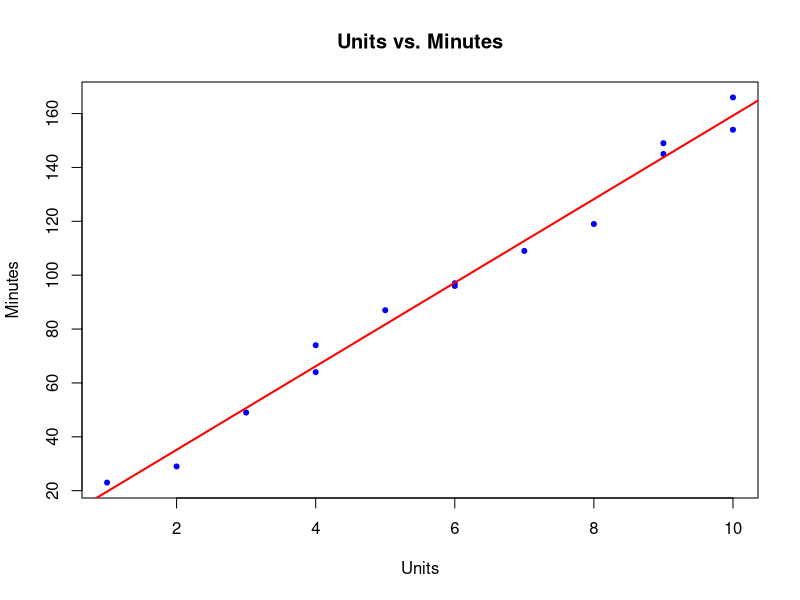

Recreate this plot in R.
# Set path
setwd("E:/Academic S7/MA4014 - Linear Models and Multivariate Statistics/Linear-Models")
current_path <- getwd()

# Read data
data <- read.table("comprep.txt", header = TRUE)

# Correlation
correlation <- cor(data$Minutes, data$Units)
print(paste('Correlation: ', correlation))

# Regression model: Units as a function of Minutes
model <- lm(Minutes ~ Units, data = data)

# anova
data.aov <- aov(model)
summary(data.aov)

# Plotting Units on x-axis and Minutes on y-axis
plot(data$Units, data$Minutes,
     main = "Units vs. Minutes",
     xlab = "Units",
     ylab = "Minutes",
     pch = 20,      
     col = "blue")   

summary(model)

# Add the regression line to the plot
abline(lm(Minutes ~ Units, data = data), col = "red", lwd = 2)



